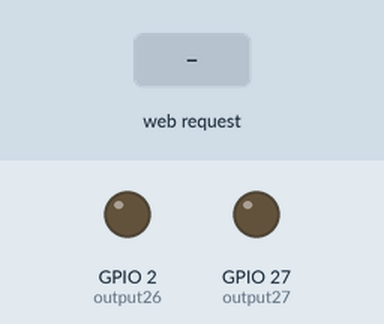
The sketch below on a simulated ESP32. On the bench: output pins drawn as LEDs (lit = HIGH). The test bench sets the inputs (shaded band). WiFi joins after 1.5 s; servers stay silent unless stated; the modem accepts every AT command (registered, SIM ready, sends succeed) and sends nothing else; what the sketch prints to the serial monitor is not drawn.

Above: at 6.7 s.
6.8 s: HTTP request GET /firedetected received
At 7.4 s:
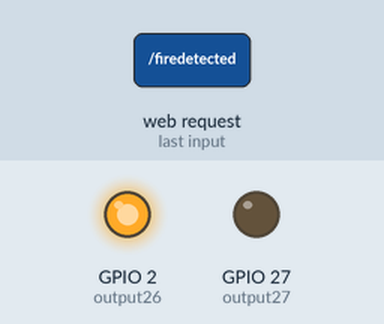
Timing chart, 0 to 9.8 s (numbered marks = the images above; inputs shaded):
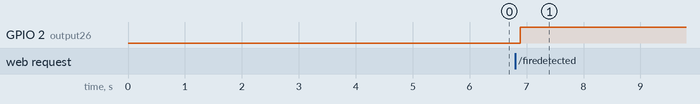

The sketch:

hardware.ino
```cpp
// Load Wi-Fi library
#include <WiFi.h>
#include <HardwareSerial.h>
#include <TinyGPS.h>

HardwareSerial Sim800L(2);
// Replace with your network credentials
const char* Sim800Lid = "lol";
const char* paSim800Lword = "llllllllii";


// Set web server port number to 80
WiFiServer server(80);

// Variable to store the HTTP request
String header;
String imageParam = "";
String numberParam = "+9779819642608";


// Auxiliar variables to store the current output state
String output26State = "off";
String output27State = "off";

// ASim800Lign output variables to GPIO pins
const int output26 = 2;
const int output27 = 27;

// Current time
unsigned long currentTime = millis();
// Previous time
unsigned long previousTime = 0;
// Define timeout time in milliseconds (example: 2000ms = 2s)
const long timeoutTime = 2000;

void setup() {
  Serial.begin(9600);
  Serial.println("Team Agni Netra");
  Sim800L.begin(115200);
  Sim800L.println("AT");
  delay(500);
  UpdateSerial();
  Sim800L.println("AT+CPMS=\"SM\",\"SM\",\"SM\"");  // Store SMS in Simcard
  delay(500);
  UpdateSerial();
  Sim800L.println("AT+CMGD=4,4");     // Delete all sms
  delay(500);
  UpdateSerial();
  Sim800L.println("AT+CPMS?");        // Check sms store location
  delay(500);
  UpdateSerial();
  Sim800L.println("AT+CMGF=1");        // Text mode
  delay(500);
  UpdateSerial();
  Sim800L.println("AT+CSQ");          // Check Network signal level (0-31)
  delay(500);
  Sim800L.println("AT+GPS?");
  UpdateSerial();

  // Initialize the output variables as outputs
  pinMode(output26, OUTPUT);
  pinMode(output27, OUTPUT);
  // Set outputs to LOW
  digitalWrite(output26, LOW);
  digitalWrite(output27, LOW);

  // Connect to Wi-Fi network with Sim800LID and paSim800Lword
  Serial.print("Connecting to ");
  Serial.println(Sim800Lid);
  WiFi.begin(Sim800Lid, paSim800Lword);
  while (WiFi.status() != WL_CONNECTED) {
    delay(500);
    Serial.print(".");
  }
  // Print local IP addreSim800L and start web server
  Serial.println("");
  Serial.println("WiFi connected.");
  Serial.println("IP addreSim800L: ");
  Serial.println(WiFi.localIP());
  server.begin();
  delay(500);
  Sim800L.println("AT");
  delay(500);
  UpdateSerial();
}

void loop(){
  WiFiClient client = server.available();   // Listen for incoming clients

  if (client) {                             // If a new client connects,
    currentTime = millis();
    previousTime = currentTime;
    Serial.println("New Client.");          // print a meSim800Lage out in the serial port
    String currentLine = "";                // make a String to hold incoming data from the client
    while (client.connected() && currentTime - previousTime <= timeoutTime) {  // loop while the client's connected
      currentTime = millis();
      if (client.available()) {             // if there's bytes to read from the client,
        char c = client.read();             // read a byte, then
        Serial.write(c);                    // print it out the serial monitor
        header += c;
        if (c == '\n') {                    // if the byte is a newline character
          // if the current line is blank, you got two newline characters in a row.
          // that's the end of the client HTTP request, so send a response:
          if (currentLine.length() == 0) {
            // HTTP headers always start with a response code (e.g. HTTP/1.1 200 OK)
            // and a content-type so the client knows what's coming, then a blank line:
            client.println("HTTP/1.1 200 OK");
            client.println("Content-type:application/json");
            client.println("Connection: close");
            client.println();

            // turns the GPIOs on and off
            if (header.indexOf("GET /firedetected") >= 0) {
              Serial.println(header);
              Serial.println("Fire detected");
              int dataStart = header.indexOf("data=");
              if (dataStart != -1){
                int dataEnd = header.indexOf("\n",dataStart);
                if (dataEnd != -1) {
                  imageParam = header.substring(dataStart,dataEnd);
                }
              }
              int ds = header.indexOf("+977");
              if (ds != -1 ) {
                numberParam = header.substring(ds,ds+14);
              }
              Serial.println(numberParam);

              output26State = "on";
              digitalWrite(output26, HIGH);
              sendSMS(imageParam,numberParam);
            }
            // Display the HTML web page
            client.println("TEAM Agni Netra");


            // If the output27State is off, it displays the ON button

            // Break out of the while loop
            break;
          } else { // if you got a newline, then clear currentLine
            currentLine = "";
          }
        } else if (c != '\r') {  // if you got anything else but a carriage return character,
          currentLine += c;      // add it to the end of the currentLine
        }
      }
    }
    // Clear the header variable
    header = "";
    // Close the connection
    client.stop();
    Serial.println("Client disconnected.");
    Serial.println("");
  }
}
void parseData(String buff){
  Serial.println(buff);
}
void UpdateSerial()
{
   while (Sim800L.available())
  {
       Serial.write(Sim800L.read());
  }

  while (Serial.available())
  {
    Sim800L.write(Serial.read());
  }
}

void sendSMS(String image,String number) {

    Serial.println("Sending MessLage, Agni Netra");
    Sim800L.println("AT+CMGF=1\r");
    delay(1000);
    Sim800L.println("AT+CNMI=2,2,0,0,0\r");
    delay(1000);
    // Sim800L.print("AT+CMGS=\"+9779819642608\"\r");
    Sim800L.print("AT+CMGS=\""+number+"\"\r"); //Replace this with your mobile number
    delay(1000);
    Sim800L.print("Possible Fire Detected. Coordinatates: 27.615733883652016, 85.56750202177597,  IMAGE " + image );
    Sim800L.write(0x1A);
    delay(1000);


}

void readGPSData() {
  Sim800L.print("AT+GPS=1");
  Sim800L.print("AT+GPSRD=10000");
}
```

Measured:
- after the input at 6.8 s, GPIO 2 (output26): LOW → HIGH after 0.09 s
